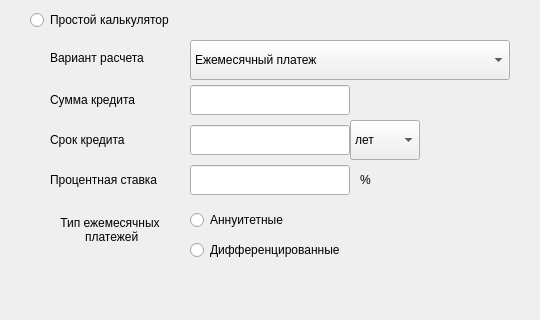
<?xml version="1.0" encoding="UTF-8"?>
<ui version="4.0">
 <class>AnotherWindow</class>
 <widget class="QWidget" name="AnotherWindow">
  <property name="geometry">
   <rect>
    <x>0</x>
    <y>0</y>
    <width>540</width>
    <height>320</height>
   </rect>
  </property>
  <property name="windowTitle">
   <string>CreditCalc</string>
  </property>
  <widget class="QRadioButton" name="mainButton">
   <property name="geometry">
    <rect>
     <x>30</x>
     <y>10</y>
     <width>180</width>
     <height>20</height>
    </rect>
   </property>
   <property name="text">
    <string>Простой калькулятор</string>
   </property>
  </widget>
  <widget class="QComboBox" name="variantsBox">
   <property name="geometry">
    <rect>
     <x>190</x>
     <y>40</y>
     <width>320</width>
     <height>40</height>
    </rect>
   </property>
   <property name="sizePolicy">
    <sizepolicy hsizetype="Preferred" vsizetype="Preferred">
     <horstretch>0</horstretch>
     <verstretch>0</verstretch>
    </sizepolicy>
   </property>
   <item>
    <property name="text">
     <string>Ежемесячный платеж</string>
    </property>
   </item>
   <item>
    <property name="text">
     <string>Переплата по кредиту</string>
    </property>
   </item>
   <item>
    <property name="text">
     <string>Общая выплата</string>
    </property>
   </item>
  </widget>
  <widget class="QLabel" name="label">
   <property name="geometry">
    <rect>
     <x>50</x>
     <y>48</y>
     <width>120</width>
     <height>20</height>
    </rect>
   </property>
   <property name="text">
    <string>Вариант расчета</string>
   </property>
  </widget>
  <widget class="QLabel" name="label_2">
   <property name="geometry">
    <rect>
     <x>50</x>
     <y>90</y>
     <width>120</width>
     <height>20</height>
    </rect>
   </property>
   <property name="text">
    <string>Сумма кредита</string>
   </property>
  </widget>
  <widget class="QLineEdit" name="lineEdit">
   <property name="geometry">
    <rect>
     <x>190</x>
     <y>85</y>
     <width>160</width>
     <height>30</height>
    </rect>
   </property>
  </widget>
  <widget class="QLineEdit" name="lineEdit_2">
   <property name="geometry">
    <rect>
     <x>190</x>
     <y>125</y>
     <width>160</width>
     <height>30</height>
    </rect>
   </property>
  </widget>
  <widget class="QLabel" name="label_3">
   <property name="geometry">
    <rect>
     <x>50</x>
     <y>130</y>
     <width>120</width>
     <height>20</height>
    </rect>
   </property>
   <property name="text">
    <string>Срок кредита</string>
   </property>
  </widget>
  <widget class="QComboBox" name="comboBox">
   <property name="geometry">
    <rect>
     <x>350</x>
     <y>120</y>
     <width>70</width>
     <height>40</height>
    </rect>
   </property>
   <item>
    <property name="text">
     <string>лет</string>
    </property>
   </item>
   <item>
    <property name="text">
     <string>месяцев</string>
    </property>
   </item>
  </widget>
  <widget class="QLabel" name="label_4">
   <property name="geometry">
    <rect>
     <x>50</x>
     <y>170</y>
     <width>120</width>
     <height>20</height>
    </rect>
   </property>
   <property name="text">
    <string>Процентная ставка</string>
   </property>
  </widget>
  <widget class="QLineEdit" name="lineEdit_3">
   <property name="geometry">
    <rect>
     <x>190</x>
     <y>165</y>
     <width>160</width>
     <height>30</height>
    </rect>
   </property>
  </widget>
  <widget class="QLabel" name="label_5">
   <property name="geometry">
    <rect>
     <x>360</x>
     <y>170</y>
     <width>20</width>
     <height>20</height>
    </rect>
   </property>
   <property name="text">
    <string>%</string>
   </property>
  </widget>
  <widget class="QLabel" name="label_6">
   <property name="geometry">
    <rect>
     <x>50</x>
     <y>210</y>
     <width>120</width>
     <height>40</height>
    </rect>
   </property>
   <property name="text">
    <string>Тип ежемесячных 
 платежей</string>
   </property>
   <property name="alignment">
    <set>Qt::AlignCenter</set>
   </property>
  </widget>
  <widget class="QRadioButton" name="radioButton">
   <property name="geometry">
    <rect>
     <x>190</x>
     <y>210</y>
     <width>120</width>
     <height>20</height>
    </rect>
   </property>
   <property name="text">
    <string>Аннуитетные</string>
   </property>
  </widget>
  <widget class="QRadioButton" name="radioButton_2">
   <property name="geometry">
    <rect>
     <x>190</x>
     <y>240</y>
     <width>170</width>
     <height>20</height>
    </rect>
   </property>
   <property name="text">
    <string>Дифференцированные</string>
   </property>
  </widget>
 </widget>
 <resources/>
 <connections/>
</ui>
